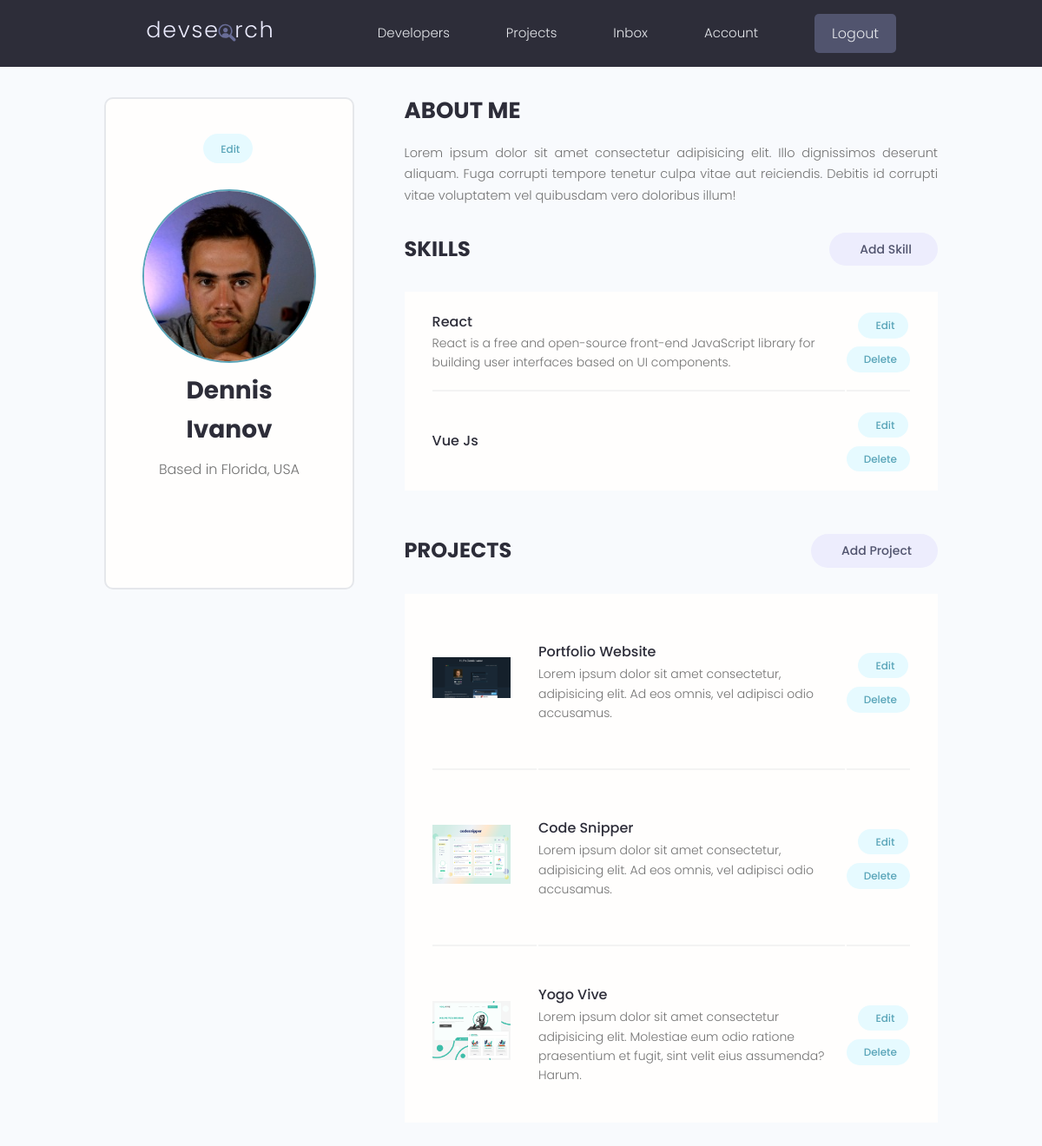
/account/ (signed in), run on the app's committed database.
### users/models.py (models this page shows, shortened)
class Profile(models.Model):
    user = models.OneToOneField(User, on_delete=models.CASCADE, null=True, blank=True)
    name = models.CharField(max_length=200, null=True, blank=True)
    email = models.EmailField(max_length=200, blank=True, null=True)
    username = models.CharField(max_length=200, null=True, blank=True)
    location = models.CharField(max_length=200, null=True, blank=True)
    short_intro = models.CharField(max_length=200, blank=True, null=True)
    bio = models.TextField(blank=True, null=True)
    profile_image = models.ImageField(null=True, blank=True,
                                      upload_to='profiles/', default='profiles/user-default.png')
    social_github = models.CharField(max_length=200, blank=True, null=True)
    social_twitter = models.CharField(max_length=200, blank=True, null=True)
    social_linkedin = models.CharField(max_length=200, blank=True, null=True)
    social_website = models.CharField(max_length=200, blank=True, null=True)
    created = models.DateTimeField(auto_now_add=True)
    id = models.UUIDField(default=uuid.uuid4, unique=True,
                          primary_key=True, editable=False)

class Skill(models.Model):
    owner = models.ForeignKey(Profile, null=True, blank=True,
                              on_delete=models.CASCADE)
    name = models.CharField(max_length=200, null=True, blank=True)
    description = models.TextField(null=True, blank=True)
    created = models.DateTimeField(auto_now_add=True)
    id = models.UUIDField(default=uuid.uuid4, unique=True,
                          primary_key=True, editable=False)

### projects/models.py (models this page shows, shortened)
class Project(models.Model):
    owner = models.ForeignKey(Profile, blank=True, null=True, on_delete=models.SET_NULL)
    title = models.CharField(max_length=200)
    description = models.TextField(null=True, blank=True)
    featured_image = models.ImageField(null=True, blank=True, default='default.jpg')
    demo_link = models.CharField(max_length=2000, null=True, blank=True)
    source_link = models.CharField(max_length=2000, null=True, blank=True)
    created = models.DateTimeField(auto_now_add=True)
    tags = models.ManyToManyField('Tag', blank=True)
    vote_total = models.IntegerField(default=0, null=True, blank=True)
    vote_ratio = models.IntegerField(default=0, null=True, blank=True)
    id = models.UUIDField(default=uuid.uuid4, unique=True,
                          primary_key=True, editable=False)

### users/views.py (the view)
# urls.py: path('account/', views.userAccount, name='account'),
@login_required(login_url='login')
def userAccount(request):
    profile = request.user.profile
    skills = profile.skill_set.all()
    projects = profile.project_set.all()
    context = {
        'profile': profile,
        'skills': skills,
        'projects': projects
    }
    return render(request, 'users/account.html', context)

### users/templates/users/account.html (shortened to what this page needs)
{% extends 'main.html'%}
{% load static %}
{% block content %}
  <main class="settingsPage profile my-md">
    <div class="container">
      <div class="layout">
        <div class="column column--1of3">
          <div class="card text-center">
            <div class="card__body dev">
              <a class="tag tag--pill tag--main settings__btn" href="{% url 'edit-account' %}"> Edit</a>
              <img class="avatar avatar--xl dev__avatar" src="{{profile.profile_image.url}}" />
              <h2 class="dev__name">{{profile.name}}</h2>
              <p class="dev__location">Based in {{profile.location}}</p>
              <ul class="dev__social">
            </ul>
            </div>
          </div>
        </div>
        <div class="column column--2of3">
          <div class="devInfo">
            <h3 class="devInfo__title">About Me</h3>
            <p class="devInfo__about">
            {{profile.bio}}
            </p>
          </div>
          <div class="settings">
            <h3 class="settings__title">Skills</h3>
            <a class="tag tag--pill tag--sub settings__btn tag--lg" href="#"> Add Skill</a>
          </div>
          <table class="settings__table">
            {% for skill in skills %}
            <tr>
              <td class="settings__tableInfo">
                <h4>{{skill.name}}</h4>
                <p>
                {{skill.description}}
                </p>
              </td>
              <td class="settings__tableActions">
                <a class="tag tag--pill tag--main settings__btn" href="#"> Edit</a>
                <a class="tag tag--pill tag--main settings__btn" href="#">
                  Delete</a>
              </td>
            </tr>
            {% endfor %}
          </table>
          <div class="settings">
            <h3 class="settings__title">Projects</h3>
            <a class="tag tag--pill tag--sub settings__btn tag--lg" href="#"> Add Project</a>
          </div>
          <table class="settings__table">
            {% for project in projects %}
            <tr>
              <td class="settings__thumbnail">
                <a href="{% url 'project' project.id %}"><img src="{{project.featured_image.url}}" alt="Project Thumbnail" /></a>
              </td>
              <td class="settings__tableInfo">
                <a href="{% url 'project' project.id %}">{{project.title}}</a>
                <p>
                {{project.description|slice:"150"}}
                </p>
              </td>
              <td class="settings__tableActions">
                <a class="tag tag--pill tag--main settings__btn" href="#"> Edit</a>
                <a class="tag tag--pill tag--main settings__btn" href="#">
                  Delete</a>
              </td>
            </tr>
            {% endfor %}
          </table>
        </div>
      </div>
    </div>
  </main>
  {% endblock content %}

### static/styles/app.css (style rules this page uses)
:root { --color-sub: #2d2d39; }
.card { border: 2px solid var(--color-light); }
img { width: 100%; }
.profile .card > .dev { padding: 4rem; }
.dev__avatar { display: block; margin: auto; }
.dev__name { color: var(--color-sub); font-size: 2.8rem; font-weight: 700; margin-top: 1rem; margin-bottom: 0.5rem; }
.dev__location { margin-top: 1rem; }
.dev__social { margin: 3rem 0; list-style: none; display: flex; justify-content: center; gap: 1.5rem; }
.devInfo { margin-bottom: 3rem; }
.devInfo__title, .devInfo__subtitle { font-size: 2.6rem; color: var(--color-sub); text-transform: uppercase; font-weight: 700; margin-bottom: 1.5rem; }
.devInfo__about, .devSkill__info { font-size: 1.45rem; line-height: 1.7; text-align: justify; }
.settingsPage .dev > .settings__btn { display: inline-block; margin-bottom: 3rem; }
.settings { display: flex; justify-content: space-between; align-items: center; }
.settings__title { font-size: 2.4rem; text-transform: uppercase; font-weight: 700; color: var(--color-sub); }
.settings__table { margin-top: 3rem; margin-bottom: 5rem; padding: 0 3rem; background: var(--color-white); }
.settings__table tr { width: 100%; }
.settings__table tr > td { padding: 2rem 0; }
.settings__table tr:not(:last-child) td { border-bottom: 2px solid var(--color-white-light); }
.settings__thumbnail { width: 23%; min-width: 10rem; }
.settings__thumbnail img { padding-right: 3rem; height: 15rem; object-fit: contain; }
.settings__tableInfo { width: 100%; }
.settings__tableInfo h4, .settings__tableInfo a { padding-right: 1rem; width: auto; font-size: 1.6rem; font-weight: 500; color: var(--color-sub); }
.settings__tableInfo p { font-size: 1.4rem; }
.settings__tableActions { text-align: right; }

### static/uikit/styles/modules/_variables.css (style rules this page uses)
:root { --color-main: #5aa5b9; --color-main-light: #e6faff; --color-sub: #3f4156; --color-sub-light: #51546e; --color-sub-lighter: #ededfd; --color-text: #737373; --color-gray: #8b8b8b; --color-light: #e5e7eb; --color-light-gray: #767676; --color-bg: #f8fafd; --color-white: #fffefd; --color-white-light: #f3f3f3; --color-success: #359e64; --color-success-bg: #def8e8; --color-error: #fc4b0b; --color-error-bg: #fff2ee; --font-base: 'Poppins', arial, helvetica, 'Segoe UI', roboto, ubuntu, sans-serif; --font-monospace: 'Fira Code', 'Courier New', courier, monospace; --font-regular: 300; --font-medium: 500; --font-bold: 700; --generic-shadow: 1px 1px 5px #00000010; --generic-transition: all 0.3s ease-in-out; }

### static/uikit/styles/modules/_base.css (style rules this page uses)
* { margin: 0; padding: 0; box-sizing: border-box; text-rendering: optimizeLegibility; color: inherit; font-size: inherit; }
html { font-size: 50%; }
@media only screen and (min-width: 480px) { html { font-size: 56.25%; } }
@media only screen and (min-width: 1200px) { html { font-size: 62.5%; } }
body { line-height: 1.6; font-weight: 400; font-size: 1.5rem; color: var(--color-text); background-color: var(--color-bg); min-height: 100vh; }

### static/uikit/styles/modules/_typography.css (style rules this page uses)
* { font-family: var(--font-base); }
h2 { font-size: 3.6rem; font-weight: var(--font-bold); }
h3 { font-size: 3.2rem; font-weight: var(--font-medium); }
h4 { font-size: 2.8rem; font-weight: var(--font-medium); }
p, span, strong { font-size: 1.6rem; color: var(--color-text); font-weight: var(--font-regular); }
a { padding-bottom: 2px; text-decoration: none; display: inline-block; color: var(--color-main); font-weight: var(--font-medium); }

### static/uikit/styles/modules/_utilities.css (style rules this page uses)
.container { width: 92%; max-width: 165rem; margin: 0 auto; box-sizing: border-box; }
@media screen and (min-width: 1000px) { .container { width: 90%; } }
@media screen and (min-width: 1200px) { .container { width: 80%; } }
.text-center { text-align: center; }
.my-md { margin: 3rem auto; }

### static/uikit/styles/modules/_avatar.css (style rules this page uses)
.avatar { border-radius: 50%; border: 2px solid var(--color-main); object-fit: cover; }
.avatar--xl { height: 20rem; width: 20rem; }

### static/uikit/styles/modules/_card.css (style rules this page uses)
.card { border-radius: 1rem; background-color: var(--color-white); border: 1.5px solid var(--color-light); width: auto; height: auto; margin-top: 0.5rem; margin-bottom: 0.5rem; overflow: hidden; }
.card__body, .card__header { padding: 2rem 2.5rem; }

### static/uikit/styles/modules/_layout.css (style rules this page uses)
.layout { display: flex; flex-flow: row wrap; justify-content: space-between; }
.layout > .column { margin-bottom: 3rem; }
.layout > .column.column--1of3 { flex-basis: 30%; }
.layout > .column.column--2of3 { flex-basis: 64%; }

### data on the page
Profile: profile_image (picture), name "Dennis Ivanov", location "Florida, USA", bio "Lorem ipsum dolor sit amet consectetur adipisicing elit. Illo dignissimos deserunt aliquam. Fuga corrupti tempore tenetur culpa vitae aut reiciendis. Debitis id corrupti vitae voluptatem vel quibusdam vero doloribus illum!"
Skill: name "React", description "React is a free and open-source front-end JavaScript library for building user interfaces based on UI components."
Skill: name "Vue Js"
Project: featured_image (picture), title "Portfolio Website", description "Lorem ipsum dolor sit amet consectetur, adipisicing elit. Ad eos omnis, vel adipisci odio accusamus."
Project: featured_image (picture), title "Code Snipper", description "Lorem ipsum dolor sit amet consectetur, adipisicing elit. Ad eos omnis, vel adipisci odio accusamus."
Project: featured_image (picture), title "Yogo Vive", description "Lorem ipsum dolor sit amet consectetur adipisicing elit. Molestiae eum odio ratione praesentium et fugit, sint velit eius assumenda? Harum."
